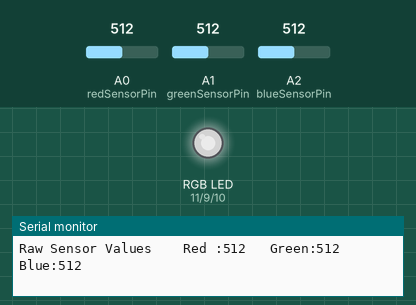
This sketch was run on a simulated Arduino Uno, built with avr-gcc and run on an emulated ATmega328P. Shown: an RGB LED mixed from three pins (HIGH = lit), the last lines printed to the serial monitor. The inputs (shaded band) are chosen by the test bench; at power-on: A0 (redSensorPin) = 512, A1 (greenSensorPin) = 512, A2 (blueSensorPin) = 512. Dim RGB values are drawn brighter than linear.

Above: at 1.2 s.
1.3 s: A0 (redSensorPin) set to 716
At 1.9 s:
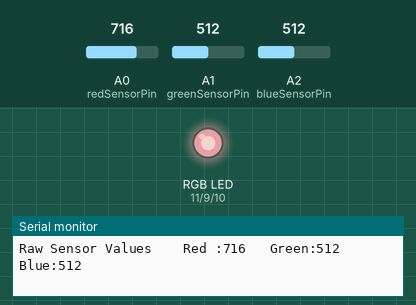
3.0 s: A1 (greenSensorPin) set to 716
At 3.6 s:
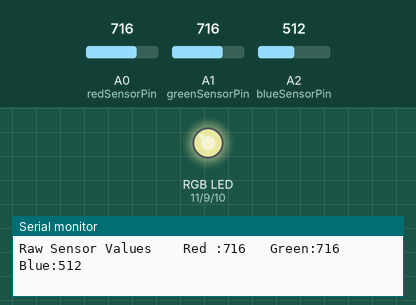
4.6 s: A2 (blueSensorPin) set to 716
At 5.4 s:
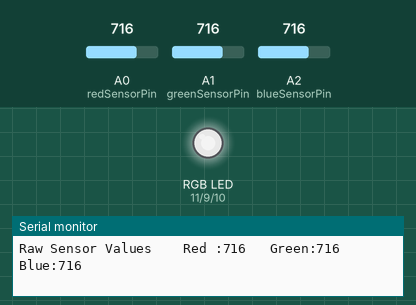
6.2 s: A0 (redSensorPin) set to 0
At 7.1 s:
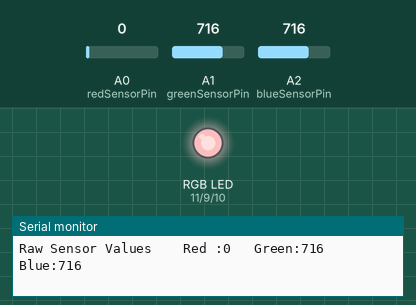
7.8 s: A1 (greenSensorPin) set to 0
At 8.8 s:
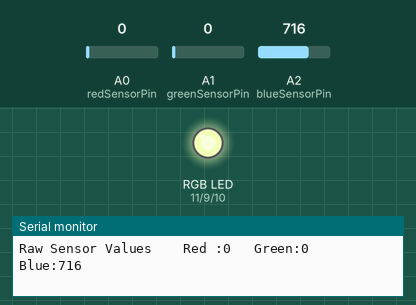
9.4 s: A2 (blueSensorPin) set to 900
At 10.5 s:
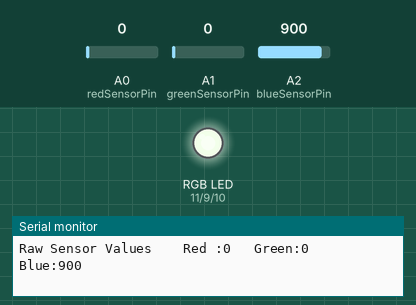
Timing chart, 0 to 12.0 s (numbered marks = the images above; inputs shaded):
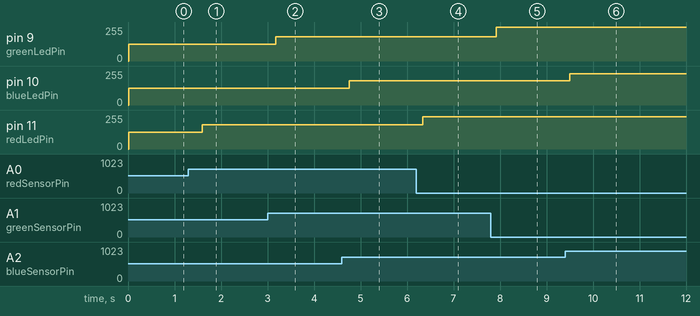

The sketch:

apb_04_color_mixing_lamp.ino
```cpp
const byte O = OUTPUT;
const byte I = INPUT;
const byte H = HIGH;
const byte L = LOW;

const int serialPort = 9600;

const int redLedPin = 11;
const int greenLedPin = 9;
const int blueLedPin = 10;

const int redSensorPin = A0;
const int greenSensorPin = A1;
const int blueSensorPin = A2;

const int mapSensorValueMin = 54;
const int mapSensorValueMax = 974;
const int mapColorValueMin = 0;
const int mapColorValueMax = 255;

int redValue = 0;
int greenValue = 0;
int blueValue = 0;

int redSensorValue = 0;
int greenSensorValue = 0;
int blueSensorValue = 0;

void setup()
{
  Serial.begin(serialPort);

  pinMode(redLedPin, O);
  pinMode(greenLedPin, O);
  pinMode(blueLedPin, O);
}

void loop()
{
  redSensorValue = analogRead(redSensorPin);
  delay(5);

  greenSensorValue = analogRead(greenSensorPin);
  delay(5);

  blueSensorValue = analogRead(blueSensorPin);
  delay(5);

  Serial.print("\nRaw Sensor Values \t Red :");
  Serial.print(redSensorValue);
  Serial.print("\t Green:");
  Serial.print(greenSensorValue);
  Serial.print("\t Blue:");
  Serial.print(blueSensorValue);

  redValue = map(redSensorValue, mapSensorValueMin, mapSensorValueMax, mapColorValueMin, mapColorValueMax);
  greenValue = map(greenSensorValue, mapSensorValueMin, mapSensorValueMax, mapColorValueMin, mapColorValueMax);
  blueValue = map(blueSensorValue, mapSensorValueMin, mapSensorValueMax, mapColorValueMin, mapColorValueMax);

  analogWrite(redLedPin, redValue);
  analogWrite(greenLedPin, greenValue);
  analogWrite(blueLedPin, blueValue);

  delay(300);
}
```

Measured:
- after the input at 1.3 s, pin 11 (redLedPin): 126/255 → 183/255 after 0.30 s
- after the input at 3.0 s, pin 9 (greenLedPin): 126/255 → 183/255 after 0.18 s
- after the input at 4.6 s, pin 10 (blueLedPin): 126/255 → 183/255 after 0.16 s
- after the input at 6.2 s, pin 11 (redLedPin): 183/255 → 242/255 after 0.14 s
- after the input at 7.8 s, pin 9 (greenLedPin): 183/255 → 255/255 after 0.12 s
- after the input at 9.4 s, pin 10 (blueLedPin): 183/255 → 234/255 after 0.10 s
